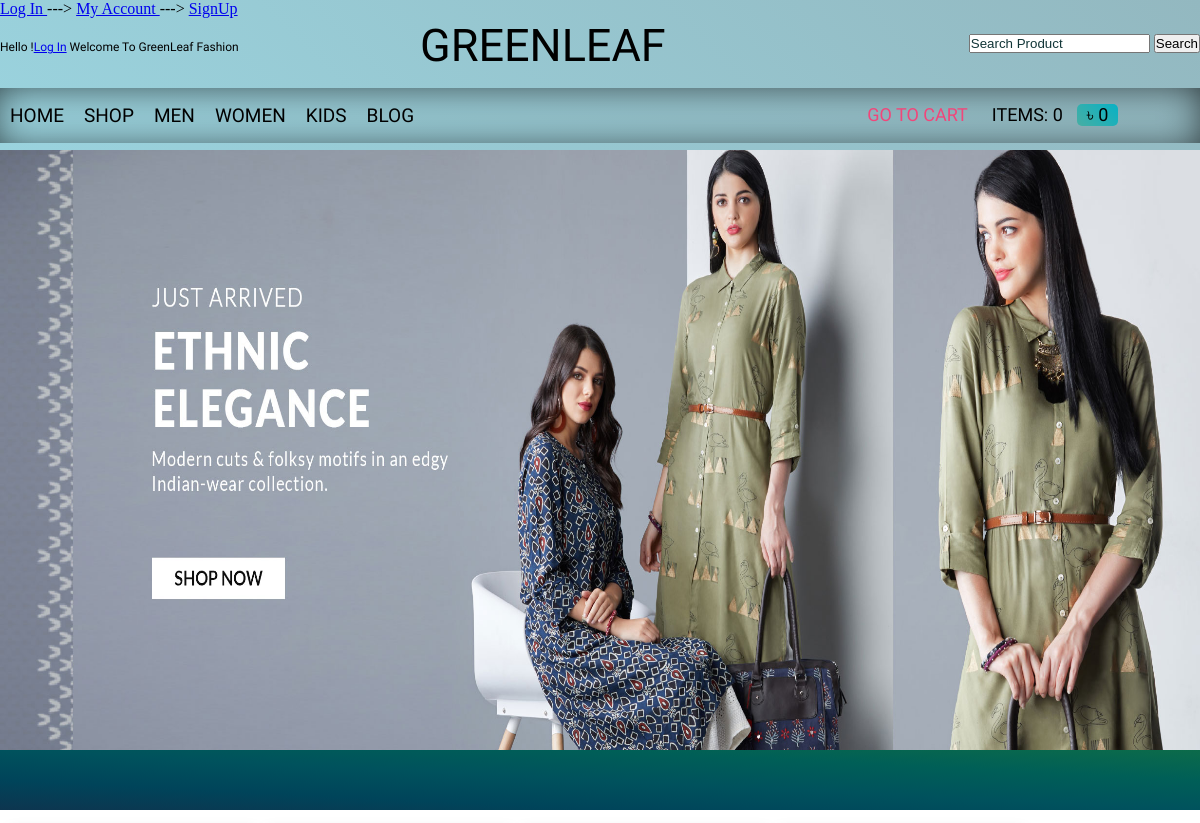
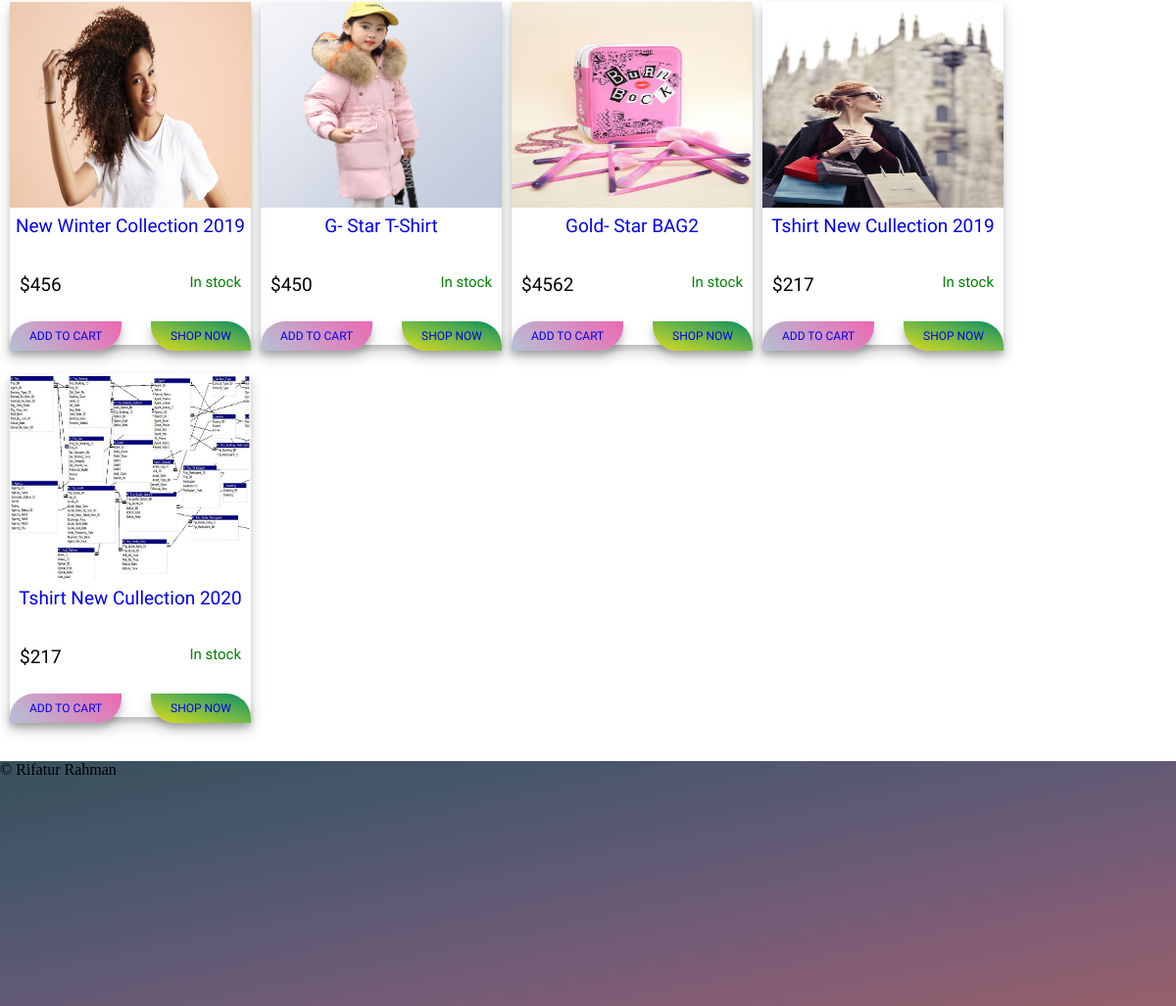
The page / on the database its author committed (2 pictures, top to bottom).
### tables this page shows
CREATE TABLE `product` (
  `productID` int(11) NOT NULL,
  `productName` varchar(50) NOT NULL,
  `SKU` varchar(50) NOT NULL,
  `productPrice` int(10) NOT NULL,
  `productQuantity` int(11) NOT NULL,
  `productOrigin` varchar(10) NOT NULL,
  `productSizes` varchar(5) NOT NULL,
  `image` varchar(1000) NOT NULL,
  `discription` varchar(1100) NOT NULL,
  `categoryID` int(11) NOT NULL,
  `productDate` date NOT NULL,
  `keyword` varchar(250) NOT NULL
);

### index.php (the view, shortened to what this page needs)
<?php include('header.php'); ?>
      <div class="sliderContent">
      		<img src="image/banner2.jpg">
      </div>
		<div class="product-container">
              <div class="container-header">
              </div>
              <div class="product-content container">
                  <?php
                  	$conn=mysqli_connect("localhost","root","","greenleaf");
                          $query= "SELECT * FROM product LIMIT 10";
                          $result=mysqli_query($conn,$query);
                          while($row=mysqli_fetch_assoc($result)){
                              $p_id = $row['productID'];
                              $p_name = $row['productName'];
                              $p_price = $row['productPrice'];
                              $p_img = $row['image'];
                   ?>
                    <div class="product-presentation">
                          <div class="header-presentation">
                              <img src="admin/images/<?php echo $p_img; ?>" width="100%" height="100%">
                          </div>
                          <div class="bottom-presentation">
                                <div class="product-title">
                                    <a href="product-details.php?productID=<?php echo $p_id; ?>"><?php echo $p_name; ?></a>
                                </div>
                                <div class="product-price">
                                  <span> $<?php echo $p_price; ?></span>
                                  <span> In stock</span>
                                </div>
                                <div class="product-widget">
                                    <div class="Cart-btn">
                                            <a href="index.php?addcart=<?php echo $p_id; ?>">ADD TO CART</a>
                                    </div>
                                    <div class="view-btn">
                                          <a href="productDtails.php?productID=<?php echo $p_id;?>">SHOP NOW</a>
                                    </div>
                                </div>
                          </div>
                    </div>
                <?php } ?>
              </div>
        </div>
<?php include('footer.php'); ?>

### header.php (shortened to what this page needs)
<!DOCTYPE html>
<?php
  include("function.php");
 ?>
<html>
<head>
    <link rel="stylesheet" type="text/css" href="css/cpanel.css">
	<link rel="stylesheet" type="text/css" href="css/style.css">
  <link rel="stylesheet" type="text/css" href="css/customer.css">
  <link rel="stylesheet" type="text/css" href="css/cart.css">
  <link rel="stylesheet" type="text/css" href="css/responsive.css">
  <link rel="stylesheet" type="text/css" href="css/login.css">
  <link rel="stylesheet" type="text/css" href="css/product.css">
</head>
<body>
      <header>
            <div class="top-header-col">
              <?php
                  if (!isset($_SESSION['Email'])) {
                     echo' <a href="cheakout.php">Log In </a>--->';
                  }
                  else{
                    echo' <a href="logout.php">Logout </a>--->';
                  }
                ?>
                <a href="customer_panel.php">My Account </a>--->
                <a href="signup.php"> SignUp </a>
            </div>
            <div class="top-mid-col" id="mid-col">
                <span id="welcome">               <?php
                  if (!isset($_SESSION['Email'])) {
                     echo'Hello !<a href="cheakout.php">Log In</a>';
                  }
                  else{
                    echo $_SESSION['Email'];
                  }
                ?>
                  Welcome To GreenLeaf Fashion </span>
                <span class="logo-name">GreenLeaf</span>
                <div class="search-col">
                  <form class="" action="searchresult.php" method="get" enctype="multipart/form-data">
                    <input type="text" name="getQuery" value="" placeholder="Search Product">
                    <input type="submit" name="submit" value="Search">
                  </form>
                </div>
            </div>
            <div class="nav-content">
                  <div class="nav-col-1">
                    <li> <a href="index.php">HOME</a> </li>
                    <li> <a href="allproduct.php">SHOP</a> </li>
                    <li> <a href="mens.php">MEN</a> </li>
                    <li> <a href="girls.php">WOMEN</a> </li>
                    <li> <a href="kids.php">KIDS</a> </li>
                    <li> <a href="#">BLOG</a> </li>
                  </div>
                  <div class="nav-col-2">
                      <a href="cart.php">Go To Cart </a>
                      <a >Items:  <?php echo total_Item(); ?>  </a>
                      <a href=""> ৳  <?php echo totalPrice(); ?></a>
                  </div>
            </div>
      </header>
      <main>

### function.php (shortened to what this page needs)
<?php
  $conn=mysqli_connect("localhost","root","","greenleaf");
  function getIp() {
      $ip = $_SERVER['REMOTE_ADDR'];
      return $ip;
  }
    function total_Item(){
      if (isset($_GET['addcart'])) {
          global $conn;
          $ip=getIp();
          $query="SELECT * FROM cart WHERE IpAddess='$ip'";
          $run_query=mysqli_query($conn,$query);
          $count=mysqli_num_rows($run_query);
        }
        else {
          global $conn;
          $ip=getIp();
          $query="SELECT * FROM cart WHERE IpAddess='$ip'";
          $run_query=mysqli_query($conn,$query);
          $count=mysqli_num_rows($run_query);
        }
      echo $count;
    }
function totalPrice(){
    global $conn;
    $ip=getIp();
    $total=0;
    $QueryForPrice="SELECT * FROM cart WHERE IpAddess='$ip'";
    $run_query=mysqli_query($conn,$QueryForPrice);
    echo $total;
}
 ?>

### footer.php
      </main>
      <footer>
        <span> &copy; Rifatur Rahman</span>
      </footer>
  </body>
</html>

### css/style.css (style rules this page uses)
*,html { margin: 0; padding: 0; }
header { height:150px; width: 100%; background:linear-gradient(45deg,#9AD3DE,#93B8C0); position: relative; }
.top-header-col { height: 40px; width: 80%; position: absolute; left: 10%; top: 0; }
.top-mid-col { width: 80%; height:65px; display: flex; position: absolute; left: 10%; bottom: 45%; }
#welcome { font-size: 12px; top: 35%; position: absolute; font-family: 'Aldrich', sans-serif; }
.logo-name { font-size: 45px; top: 2%; left: 35%; position: absolute; text-transform: uppercase; font-family: 'Allerta Stencil', sans-serif; }
.search-col { right:0; top: 25%; position: absolute; }
::placeholder { color: #113537; opacity: 1; }
.nav-content { width: 80%; height:60px; display: flex; position: absolute; bottom: 0; left: 10%; background:linear-gradient(45deg,#9AD3DE,#93B8C0); -webkit-box-shadow: inset -2px 2px 41px -7px rgba(0,0,0,0.75); -moz-box-shadow: inset -2px 2px 41px -7px rgba(0,0,0,0.75); box-shadow: inset -2px 2px 41px -7px rgba(0,0,0,0.75); }
.nav-col-1 { flex: 3; display: flex; justify-content: left; align-items: center; position: relative; }
.nav-col-2 { flex: 1; }
.nav-col-1 li { list-style: none; display: inline-block; }
.nav-col-1 li a { display: block; text-decoration: none; color: black; padding: 18px 20px; font-size: 20px; font-family: 'Aldrich', sans-serif; text-transform: capitalize; }
.nav-col-2 a { display: inline-block; text-decoration: none; color: black; padding: 16.5px 10px; font-size: 20px; font-family: 'Aldrich', sans-serif; text-transform: uppercase; }
.nav-col-2 a:nth-child(1) { color:#F1467A; }
.nav-col-2 a:nth-child(3) { background:linear-gradient(45deg,#47AEA3,#08B1C5); padding: 0 10px; border-radius: 5px; }
main { width: 80%; margin: auto; }
.sliderContent { height: 600px; width: 100%; position: relative; }
.sliderContent img { width: 100%; height: 100%; position: absolute; }
.product-container { width: 100%; }
.container-header { height: 60px; width: 100%; background-image: linear-gradient(to right top, #0d354f, #00445a, #00525d, #005f57, #0c6b4a); }
.product-content { width: 100%; display: flex; flex-wrap: wrap; flex-direction: row; margin-top: 5px; margin-bottom:25px; }
.product-presentation { width:246px; height: 350px; border: 5px solid linear-gradient(to right top, #0d354f, #00445a, #00525d, #005f57, #0c6b4a);; margin-left: 10px; margin-top: 10px; margin-bottom: 20px; color: mix(#EC68B1, $muted-color, 30%); box-shadow: 0 7px 14px rgba(0, 20, 0, 0.18), 0 5px 5px rgba(0, 20, 0, 0.12); }
.header-presentation { height: 60%; width: 100%; }
.bottom-presentation { width: 100%; height: 38%; margin-top: 3%; position: relative; }
.product-title { height: 30%; overflow: hidden; text-overflow: ellipsis; width: 100%; text-align: center; }
.product-title a { text-decoration: none; text-transform: capitalize; font-size: 19px; font-family: 'Aldrich', sans-serif; }
.product-price { height: 15%; overflow: hidden; width: 100%; margin-top: 8%; text-align: center; display: flex; justify-content: space-between; }
.product-price span { margin-left: 10px; font-size: 19px; font-family: 'Aldrich', sans-serif; }
.product-price span:nth-child(2) { margin-right: 10px; color: Green; font-size: 15px; }
.product-widget { width: 100%; display: flex; height: 23%; margin-top: 10px; justify-content: space-between; bottom: 0; position: absolute; }
.Cart-btn { margin-top: 11px; }
.Cart-btn a { text-decoration: none; font-family: 'Aldrich', sans-serif; font-size: 12px; cursor: pointer; padding: 8px 20px; border-radius:25px 0 25px 0; background: linear-gradient(45deg,#B6C1D4,#EC68B1); color: mix(#EC68B1, $muted-color, 30%); box-shadow: 0 7px 14px rgba(0, 20, 0, 0.18), 0 5px 5px rgba(0, 20, 0, 0.12); }
.view-btn { margin-top: 11px; position: relative; }
.view-btn a { text-decoration: none; font-family: 'Aldrich', sans-serif; font-size: 12px; cursor: pointer; padding: 8px 20px; border-radius:0 25px 0 25px; background-image: linear-gradient(to right top, #e3da1a, #a8cb31, #73b845, #42a354, #018c5c); color: mix(#EC68B1, $muted-color, 30%); box-shadow: 0 7px 14px rgba(0, 20, 0, 0.18), 0 5px 5px rgba(0, 20, 0, 0.12); }
footer { height: 250px; width: 100%; background-image: linear-gradient(to left top, #96616b, #7f5c75, #625a75, #48566c, #37505c); }

### rows shown on the page
product: image (picture), productName "New Winter Collection 2019", productPrice "456"
product: image (picture), productName "G- Star T-Shirt", productPrice "450"
product: image (picture), productName "Gold- Star BAG2", productPrice "4562"
product: image (picture), productName "Tshirt New Cullection 2019", productPrice "217"
product: image (picture), productName "Tshirt New Cullection 2020", productPrice "217"

### other values the page prints
$count "0"
$total "0"
